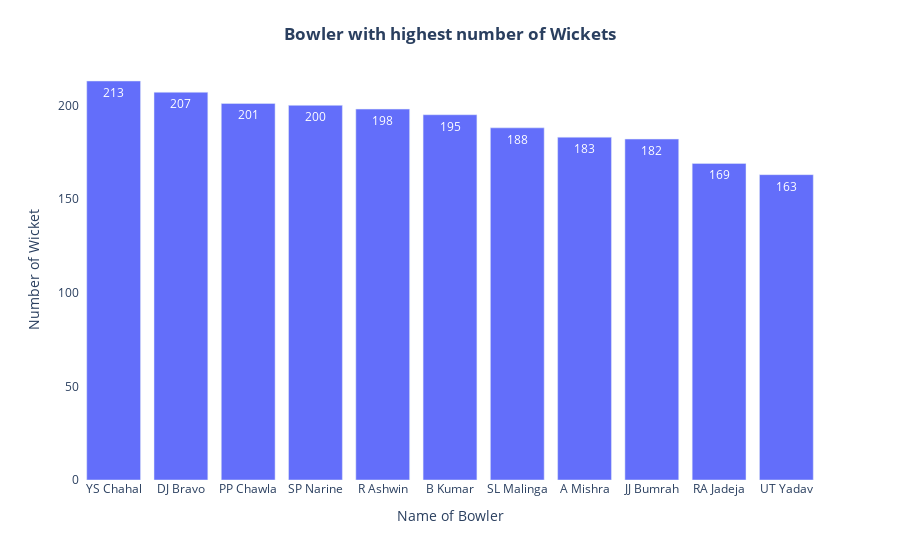

Notebook code for this chart:
### Code cell
wc = wicket_count
fig = px.bar(wc,x='bowler'
             ,y='No_wicket',
             labels={'bowler':'Name of Bowler',
                     'No_wicket': 'Number of Wicket'},
             text_auto=True,
            )

fig.update_layout(
    plot_bgcolor='white',
    xaxis=dict(range=[-0.5,10.5]),
    title=dict(
        text="Bowler with highest number of Wickets",
        x=0.5,
        y=0.95,
        font=dict(
            weight='bold'
        )
    )
    
)

### Figure 1 — Plotly figure (JSON) as saved in the notebook; plotly's stock layout.template omitted (floating-point values rounded to 4 significant figures; data arrays with more than 128 entries replaced by an {"elided": "..."} marker saying what was removed)
{"data": [{"alignmentgroup": "True", "hovertemplate": "Name of Bowler=%{x}<br>Number of Wicket=%{y}<extra></extra>", "legendgroup": "", "marker": {"color": "#636efa", "pattern": {"shape": ""}}, "name": "", "offsetgroup": "", "orientation": "v", "showlegend": false, "textposition": "auto", "texttemplate": "%{y}", "type": "bar", "x": {"elided": "455 str values"}, "xaxis": "x", "y": {"elided": "455 int values"}, "yaxis": "y"}], "layout": {"barmode": "relative", "legend": {"tracegroupgap": 0}, "margin": {"t": 60}, "plot_bgcolor": "white", "title": {"font": {"weight": "bold"}, "text": "Bowler with highest number of Wickets", "x": 0.5, "y": 0.95}, "xaxis": {"anchor": "y", "domain": [0, 1], "range": [-0.5, 10.5], "title": {"text": "Name of Bowler"}}, "yaxis": {"anchor": "x", "domain": [0, 1], "title": {"text": "Number of Wicket"}}}}
